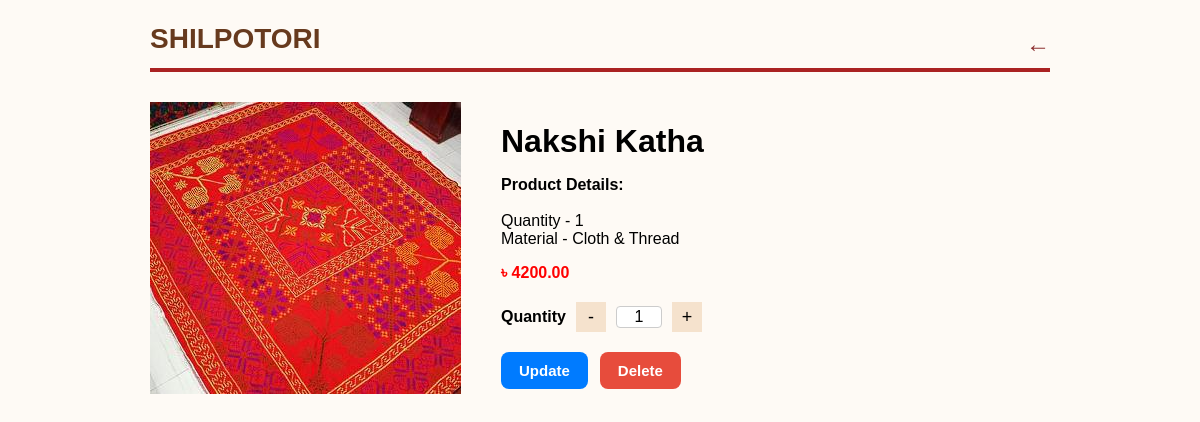
The page /product/18/ (signed in) on the database its author committed.
### myshop/models.py (models this page shows, shortened)
class Product(models.Model):
    name = models.CharField(max_length=200)
    quantity = models.IntegerField(blank=True, null=True)
    material = models.TextField(blank=True, null=True)
    price = models.IntegerField(blank=True, null=True)
    category = models.ForeignKey(Category, on_delete=models.CASCADE)
    image = ResizedImageField(
        size=[800, 800],
        quality=75,
        upload_to='products/',
        force_format='JPEG',
        blank=True,
        null=True
    )
    user = models.ForeignKey(settings.AUTH_USER_MODEL, on_delete=models.CASCADE)

### myshop/views.py (the view)
# urls.py: path('product/<int:product_id>/', views.product_detail, name='product_detail'),
def product_detail(request, product_id):
    product = get_object_or_404(Product, id=product_id)
    if 'buy_now' in request.GET:  # Check if "Buy Now" was clicked
        quantity = 1  # You can get this from the form if needed
        return redirect('order_page', product_id=product.id, quantity=quantity, unit_price=product.price)
    return render(request, 'product_detail.html', {'product': product})

### myshop/templates/product_detail.html (shortened to what this page needs)
{% load static %}
<!DOCTYPE html>
<html lang="en">
<head>
  <link rel="stylesheet" href="{% static 'css/style.css' %}">
</head>
<body>
  <div class="container">
    <header>
      <div class="logo">SHILPOTORI</div>
      <a href="{% url 'category_list' %}" class="back-arrow">←</a>
    </header>
    <div class="product-section">
      <img src="{{ product.image.url }}" alt="{{ product.name }}">
      <div class="product-details">
        <h1>{{ product.name }}</h1>
        <p><strong>Product Details:</strong><br>
          {{ product.description }}<br>
          Quantity - {{ product.quantity }}<br>
          Material - {{ product.material }}
        </p>
        <p class="price">৳ <span id="priceDisplay">{{ product.price|floatformat:2 }}</span></p>
        <div class="quantity-selector">
          <span>Quantity</span>
          <button type="button" onclick="decrease()">-</button>
          <input type="text" id="quantity" value="1" readonly>
          <button type="button" onclick="increase()">+</button>
        </div>
        <div class="buttons">
          {% if user.is_authenticated and user.user_type == "seller" %}
            <a href="{% url 'update_product' product.id %}" class="update-btn">Update</a>
            <a href="{% url 'delete_product' product.id %}" class="delete-btn">Delete</a>
          {% endif %}
        </div>
      </div>
    </div>
  </div>
</body>
</html>

### myshop/static/css/style.css (style rules this page uses)
body { font-family: Arial, sans-serif; background: #fefaf5; margin: 0; padding: 0; }
.container { max-width: 900px; margin: auto; padding: 20px; }
header { display: flex; justify-content: space-between; align-items: center; border-bottom: 4px solid #a22; padding-bottom: 10px; }
.logo { font-size: 28px; font-weight: bold; color: #673a1e; }
.back-arrow { font-size: 24px; color: #8c2f2f; text-decoration: none; cursor: pointer; margin-top: 10px; }
.product-section { display: flex; flex-wrap: wrap; gap: 40px; margin-top: 30px; }
.product-details { flex: 1; }
.product-details h1 { font-size: 32px; margin-bottom: 10px; }
.product-details p { font-size: 16px; margin-bottom: 10px; }
.price { color: red; font-size: 24px; font-weight: bold; }
.quantity-selector { display: flex; align-items: center; margin: 20px 0; gap: 10px; font-weight: bold; }
.quantity-selector button { width: 30px; height: 30px; font-size: 18px; background: #f5e2cd; border: none; cursor: pointer; }
.quantity-selector input { width: 40px; text-align: center; font-size: 16px; background: #fff; border: 1px solid #ccc; border-radius: 4px; }
.buttons { display: flex; gap: 20px; }

### myshop/templates/product_detail.html (style rules this page uses)
.buttons { display: flex; gap: 12px; margin-top: 18px; }
.buy-now-button, .add-to-cart, .update-btn, .delete-btn { padding: 10px 18px; border: none; border-radius: 8px; font-size: 15px; font-weight: bold; cursor: pointer; text-decoration: none; transition: background 0.2s, color 0.2s; display: inline-block; }
.update-btn { background: #007bff; color: #fff; }
.delete-btn { background: #e74c3c; color: #fff; }

### rows shown on the page
Product: image (picture), name "Nakshi Katha", quantity "1", material "Cloth & Thread", price "4200.00"
